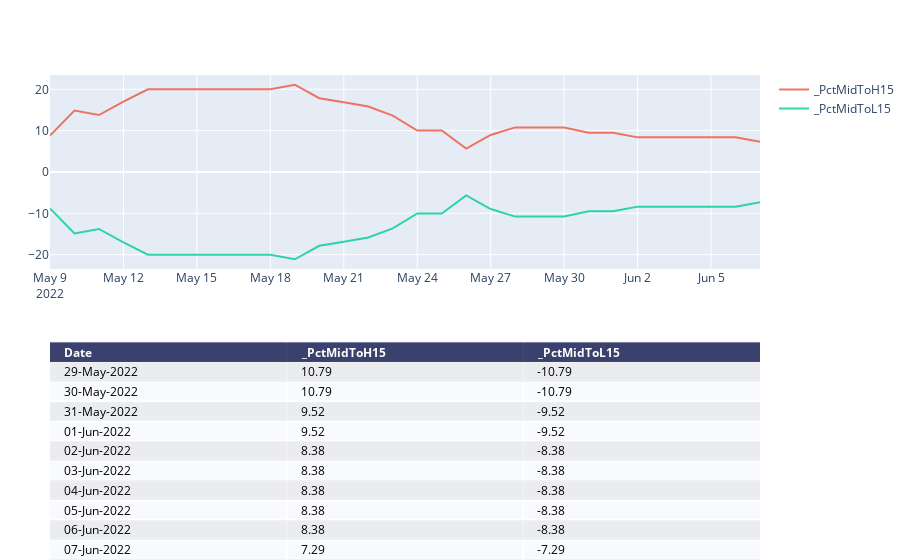

Source (notebook cell):
### Code cell
chartTitle3=f"{symbol}_PCT-Mid-HH"
print(chartTitle1)
# colsToPlot=[  x for  x  in list_cols if x.startswith('_X') and ( x.startswith('_XMid')==False) ]
colsToPlot=[  x for  x  in list_cols if x.startswith('_PctMidTo') ]
fig=manage_chart(df,colsToPlot,"",'')

pio.write_image(fig, f"{report_path}\\{chartTitle3}.png")
fig

### Figure 1 — Plotly figure (JSON) as saved in the notebook; plotly's stock layout.template omitted (floating-point values rounded to 4 significant figures)
{"data": [{"colorscale": [[0, "#00083e"], [0.5, "#ededee"], [1, "#ffffff"]], "hoverinfo": "none", "opacity": 0.75, "showscale": false, "type": "heatmap", "z": [[0, 0, 0], [0.5, 0.5, 0.5], [1, 1, 1], [0.5, 0.5, 0.5], [1, 1, 1], [0.5, 0.5, 0.5], [1, 1, 1], [0.5, 0.5, 0.5], [1, 1, 1], [0.5, 0.5, 0.5], [1, 1, 1]]}, {"name": "_PctMidToH15", "opacity": 0.8, "type": "scatter", "x": ["2022-05-09T00:00:00", "2022-05-10T00:00:00", "2022-05-11T00:00:00", "2022-05-12T00:00:00", "2022-05-13T00:00:00", "2022-05-14T00:00:00", "2022-05-15T00:00:00", "2022-05-16T00:00:00", "2022-05-17T00:00:00", "2022-05-18T00:00:00", "2022-05-19T00:00:00", "2022-05-20T00:00:00", "2022-05-21T00:00:00", "2022-05-22T00:00:00", "2022-05-23T00:00:00", "2022-05-24T00:00:00", "2022-05-25T00:00:00", "2022-05-26T00:00:00", "2022-05-27T00:00:00", "2022-05-28T00:00:00", "2022-05-29T00:00:00", "2022-05-30T00:00:00", "2022-05-31T00:00:00", "2022-06-01T00:00:00", "2022-06-02T00:00:00", "2022-06-03T00:00:00", "2022-06-04T00:00:00", "2022-06-05T00:00:00", "2022-06-06T00:00:00", "2022-06-07T00:00:00"], "xaxis": "x2", "y": [8.81, 14.86, 13.78, 17.03, 20.01, 20.01, 20.01, 20.01, 20.01, 20.01, 21.12, 17.86, 16.88, 15.83, 13.63, 10.03, 10.03, 5.67, 8.97, 10.79, 10.79, 10.79, 9.52, 9.52, 8.38, 8.38, 8.38, 8.38, 8.38, 7.29], "yaxis": "y2"}, {"name": "_PctMidToL15", "opacity": 0.8, "type": "scatter", "x": ["2022-05-09T00:00:00", "2022-05-10T00:00:00", "2022-05-11T00:00:00", "2022-05-12T00:00:00", "2022-05-13T00:00:00", "2022-05-14T00:00:00", "2022-05-15T00:00:00", "2022-05-16T00:00:00", "2022-05-17T00:00:00", "2022-05-18T00:00:00", "2022-05-19T00:00:00", "2022-05-20T00:00:00", "2022-05-21T00:00:00", "2022-05-22T00:00:00", "2022-05-23T00:00:00", "2022-05-24T00:00:00", "2022-05-25T00:00:00", "2022-05-26T00:00:00", "2022-05-27T00:00:00", "2022-05-28T00:00:00", "2022-05-29T00:00:00", "2022-05-30T00:00:00", "2022-05-31T00:00:00", "2022-06-01T00:00:00", "2022-06-02T00:00:00", "2022-06-03T00:00:00", "2022-06-04T00:00:00", "2022-06-05T00:00:00", "2022-06-06T00:00:00", "2022-06-07T00:00:00"], "xaxis": "x2", "y": [-8.81, -14.86, -13.78, -17.03, -20.01, -20.01, -20.01, -20.01, -20.01, -20.01, -21.12, -17.86, -16.88, -15.83, -13.63, -10.03, -10.03, -5.67, -8.97, -10.79, -10.79, -10.79, -9.52, -9.52, -8.38, -8.38, -8.38, -8.38, -8.38, -7.29], "yaxis": "y2"}], "layout": {"annotations": [{"align": "left", "font": {"color": "#ffffff"}, "showarrow": false, "text": "<b>Date</b>", "x": -0.45, "xanchor": "left", "xref": "x", "y": 0, "yref": "y"}, {"align": "left", "font": {"color": "#ffffff"}, "showarrow": false, "text": "<b>_PctMidToH15</b>", "x": 0.55, "xanchor": "left", "xref": "x", "y": 0, "yref": "y"}, {"align": "left", "font": {"color": "#ffffff"}, "showarrow": false, "text": "<b>_PctMidToL15</b>", "x": 1.55, "xanchor": "left", "xref": "x", "y": 0, "yref": "y"}, {"align": "left", "font": {"color": "#000000"}, "showarrow": false, "text": "29-May-2022", "x": -0.45, "xanchor": "left", "xref": "x", "y": 1, "yref": "y"}, {"align": "left", "font": {"color": "#000000"}, "showarrow": false, "text": "10.79", "x": 0.55, "xanchor": "left", "xref": "x", "y": 1, "yref": "y"}, {"align": "left", "font": {"color": "#000000"}, "showarrow": false, "text": "-10.79", "x": 1.55, "xanchor": "left", "xref": "x", "y": 1, "yref": "y"}, {"align": "left", "font": {"color": "#000000"}, "showarrow": false, "text": "30-May-2022", "x": -0.45, "xanchor": "left", "xref": "x", "y": 2, "yref": "y"}, {"align": "left", "font": {"color": "#000000"}, "showarrow": false, "text": "10.79", "x": 0.55, "xanchor": "left", "xref": "x", "y": 2, "yref": "y"}, {"align": "left", "font": {"color": "#000000"}, "showarrow": false, "text": "-10.79", "x": 1.55, "xanchor": "left", "xref": "x", "y": 2, "yref": "y"}, {"align": "left", "font": {"color": "#000000"}, "showarrow": false, "text": "31-May-2022", "x": -0.45, "xanchor": "left", "xref": "x", "y": 3, "yref": "y"}, {"align": "left", "font": {"color": "#000000"}, "showarrow": false, "text": "9.52", "x": 0.55, "xanchor": "left", "xref": "x", "y": 3, "yref": "y"}, {"align": "left", "font": {"color": "#000000"}, "showarrow": false, "text": "-9.52", "x": 1.55, "xanchor": "left", "xref": "x", "y": 3, "yref": "y"}, {"align": "left", "font": {"color": "#000000"}, "showarrow": false, "text": "01-Jun-2022", "x": -0.45, "xanchor": "left", "xref": "x", "y": 4, "yref": "y"}, {"align": "left", "font": {"color": "#000000"}, "showarrow": false, "text": "9.52", "x": 0.55, "xanchor": "left", "xref": "x", "y": 4, "yref": "y"}, {"align": "left", "font": {"color": "#000000"}, "showarrow": false, "text": "-9.52", "x": 1.55, "xanchor": "left", "xref": "x", "y": 4, "yref": "y"}, {"align": "left", "font": {"color": "#000000"}, "showarrow": false, "text": "02-Jun-2022", "x": -0.45, "xanchor": "left", "xref": "x", "y": 5, "yref": "y"}, {"align": "left", "font": {"color": "#000000"}, "showarrow": false, "text": "8.38", "x": 0.55, "xanchor": "left", "xref": "x", "y": 5, "yref": "y"}, {"align": "left", "font": {"color": "#000000"}, "showarrow": false, "text": "-8.38", "x": 1.55, "xanchor": "left", "xref": "x", "y": 5, "yref": "y"}, {"align": "left", "font": {"color": "#000000"}, "showarrow": false, "text": "03-Jun-2022", "x": -0.45, "xanchor": "left", "xref": "x", "y": 6, "yref": "y"}, {"align": "left", "font": {"color": "#000000"}, "showarrow": false, "text": "8.38", "x": 0.55, "xanchor": "left", "xref": "x", "y": 6, "yref": "y"}, {"align": "left", "font": {"color": "#000000"}, "showarrow": false, "text": "-8.38", "x": 1.55, "xanchor": "left", "xref": "x", "y": 6, "yref": "y"}, {"align": "left", "font": {"color": "#000000"}, "showarrow": false, "text": "04-Jun-2022", "x": -0.45, "xanchor": "left", "xref": "x", "y": 7, "yref": "y"}, {"align": "left", "font": {"color": "#000000"}, "showarrow": false, "text": "8.38", "x": 0.55, "xanchor": "left", "xref": "x", "y": 7, "yref": "y"}, {"align": "left", "font": {"color": "#000000"}, "showarrow": false, "text": "-8.38", "x": 1.55, "xanchor": "left", "xref": "x", "y": 7, "yref": "y"}, {"align": "left", "font": {"color": "#000000"}, "showarrow": false, "text": "05-Jun-2022", "x": -0.45, "xanchor": "left", "xref": "x", "y": 8, "yref": "y"}, {"align": "left", "font": {"color": "#000000"}, "showarrow": false, "text": "8.38", "x": 0.55, "xanchor": "left", "xref": "x", "y": 8, "yref": "y"}, {"align": "left", "font": {"color": "#000000"}, "showarrow": false, "text": "-8.38", "x": 1.55, "xanchor": "left", "xref": "x", "y": 8, "yref": "y"}, {"align": "left", "font": {"color": "#000000"}, "showarrow": false, "text": "06-Jun-2022", "x": -0.45, "xanchor": "left", "xref": "x", "y": 9, "yref": "y"}, {"align": "left", "font": {"color": "#000000"}, "showarrow": false, "text": "8.38", "x": 0.55, "xanchor": "left", "xref": "x", "y": 9, "yref": "y"}, {"align": "left", "font": {"color": "#000000"}, "showarrow": false, "text": "-8.38", "x": 1.55, "xanchor": "left", "xref": "x", "y": 9, "yref": "y"}, {"align": "left", "font": {"color": "#000000"}, "showarrow": false, "text": "07-Jun-2022", "x": -0.45, "xanchor": "left", "xref": "x", "y": 10, "yref": "y"}, {"align": "left", "font": {"color": "#000000"}, "showarrow": false, "text": "7.29", "x": 0.55, "xanchor": "left", "xref": "x", "y": 10, "yref": "y"}, {"align": "left", "font": {"color": "#000000"}, "showarrow": false, "text": "-7.29", "x": 1.55, "xanchor": "left", "xref": "x", "y": 10, "yref": "y"}], "autosize": true, "margin": {"b": 0, "l": 50, "r": 0, "t": 75}, "title": {"text": ""}, "xaxis": {"autorange": true, "dtick": 1, "gridwidth": 2, "range": [-0.5, 2.5], "showticklabels": false, "tick0": -0.5, "ticks": "", "zeroline": false}, "xaxis2": {"anchor": "y2", "autorange": true, "range": ["2022-05-09", "2022-06-07"], "type": "date"}, "yaxis": {"autorange": true, "domain": [0, 0.45], "dtick": 1, "gridwidth": 2, "range": [10.5, -0.5], "showticklabels": false, "tick0": 0.5, "ticks": "", "zeroline": false}, "yaxis2": {"anchor": "x2", "autorange": true, "domain": [0.6, 1], "range": [-23.47, 23.47], "title": {"text": ""}, "type": "linear"}}}
